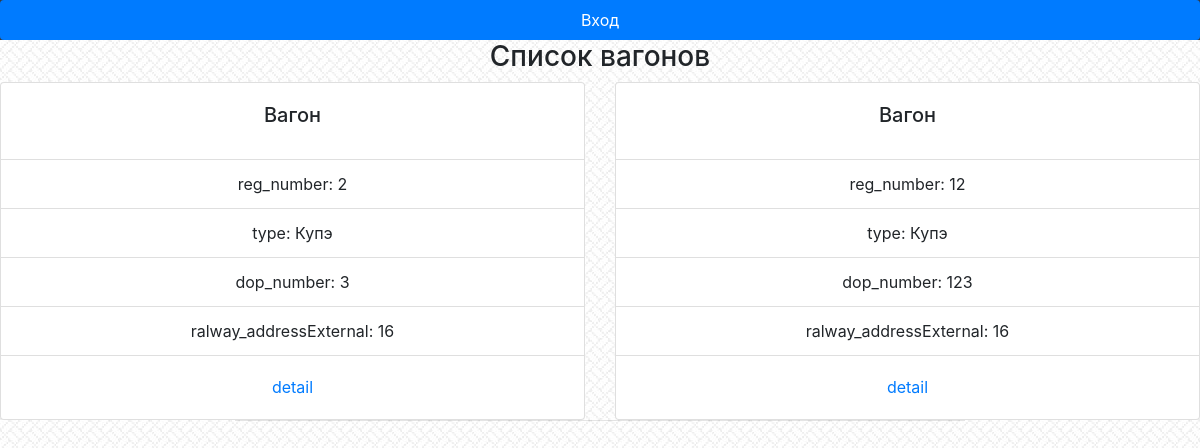
The app's page /wagon/list/ with its own data.
### repairs_wagon_app/models.py (models this page shows, shortened)
class Wagon(models.Model):
    reg_number = models.IntegerField(unique=True)
    reg_name = models.CharField(max_length=60, unique=True)
    reg_chief = models.CharField(max_length=20, unique=True)
    type = models.CharField(max_length=30)
    type_year = models.IntegerField()
    dop_number = models.IntegerField()
    ralway_addressExternal = models.CharField(max_length=80)

### repairs_wagon_app/views.py (the view)
# urls.py: path('wagon/list/', views.Wagon_List.as_view(), name='wagon_l'),
class Wagon_List(ListView):
    model = Wagon
    template_name = 'wagon_list.html'

### repairs_wagon_app/templates/wagon_list.html (shortened to what this page needs)
{%include 'menu.html'%}
{%block content%}
<link rel="stylesheet" href="https://stackpath.bootstrapcdn.com/bootstrap/4.1.3/css/bootstrap.min.css">
<div class="text-center"><h3>Список вагонов</h3></div>
<div class="card-deck">
    {% for object in object_list %}
    <br>
    <div class="card text-center">
      <div class="card-body">
        <h5 class="card-title">Вагон</h5>
      </div>
      <ul class="list-group list-group-flush">
        <li class="list-group-item">reg_number: {{ object.reg_number }}</li>
        <li class="list-group-item">type: {{ object.type }}</li>
        <li class="list-group-item">dop_number: {{ object.dop_number }}</li>
        <li class="list-group-item">ralway_addressExternal: {{ object.ralway_addressExternal }}</li>
      </ul>
        <div class="card-body">
        <a href="{% url 'wagon_d' object.id %}" class="card-link">detail</a>
      </div>
    </div>
    {% endfor %}
</div>
{% include 'base.html' %}
{% endblock %}

### repairs_wagon_app/static/wagon/style.css (style rules this page uses)
body { background: white url("images/BACKGROUND.jpg"); }

### records on screen
Wagon: reg_number "2", type "Купэ", dop_number "3", ralway_addressExternal "16"
Wagon: reg_number "12", type "Купэ", dop_number "123", ralway_addressExternal "16"
